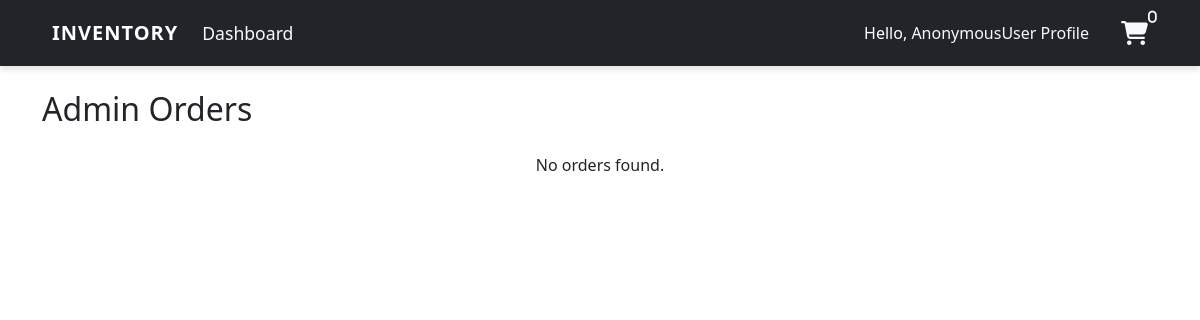
/order/, run on an earlier commit of the app's database.
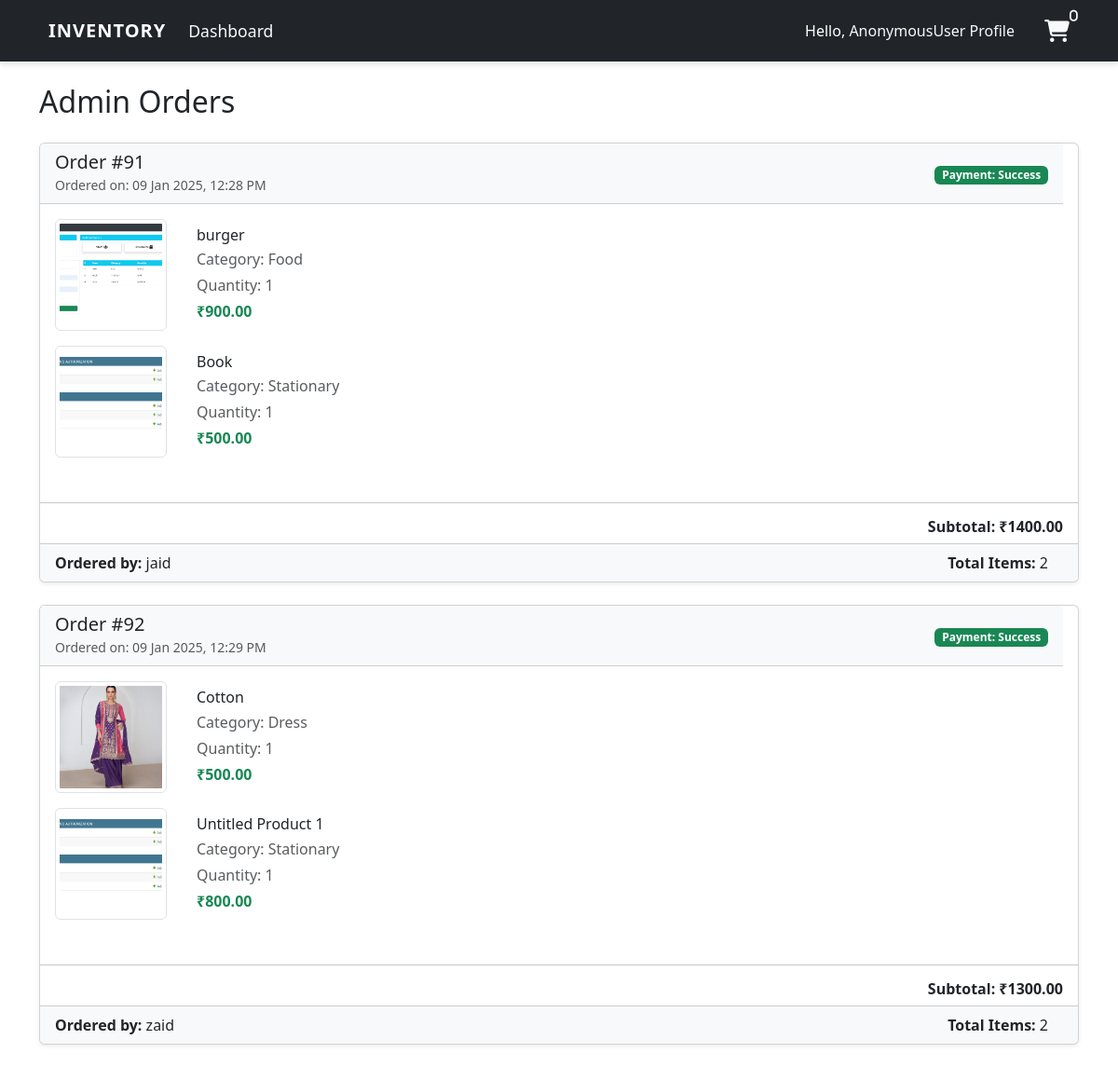
And on a later commit of the database.
### user/models.py (models this page shows, shortened)
class Order(models.Model):
    product = models.ForeignKey(Product, on_delete=models.CASCADE , null=True )
    shipping_address = models.ForeignKey('ShippingAddress', on_delete=models.SET_NULL, null=True, blank=True , related_name='shipping_addresses')
    staff = models.ForeignKey(User, on_delete=models.CASCADE, null=True)
    order_quantity = models.PositiveIntegerField(null=True)
    date = models.DateTimeField(auto_now_add=True)
    payment_status = models.CharField(
        max_length=20, choices=[('success', 'Success'), ('failed', 'Failed')],
        default='failed'
    )

class OrderItem(models.Model):
    product = models.ForeignKey(Product, on_delete=models.CASCADE)
    date = models.DateTimeField(auto_now_add=True)
    quantity = models.PositiveIntegerField(default=1)
    order = models.ForeignKey(Order, on_delete=models.CASCADE)

class Product(models.Model):
    name = models.CharField(max_length=100, blank=True , default='Untitled Product')
    category = models.CharField(max_length=20, choices=CATEGORY, blank=True ,default='Stationary')
    quantity = models.PositiveIntegerField()
    price = models.DecimalField(max_digits=10, decimal_places=2, default=0.00)
    description = models.TextField(blank=True, null=True)
    image = models.ImageField(upload_to='product_images/', blank=True, null=True)

### user/views.py (the view)
# urls.py: path('order/' , views.order , name='order'),
def order(request):
    items = Product.objects.filter(quantity__lt=50)
    Lowstock_count =items.count()
    order_count = Order.objects.count()
    orders = Order.objects.filter(payment_status='success')
    workers = User.objects.all()
    worker = workers.count()
    product_count = Product.objects.count()
    orders_with_subtotals = []
    for order in orders:
        subtotal = sum(
            item.product.price * item.quantity for item in order.orderitem_set.all()
        )
        orders_with_subtotals.append({
            'order': order,
            'subtotal': subtotal,
        })
    context = {
        'orders_with_subtotals': orders_with_subtotals,
        'Lowstock_count':Lowstock_count ,
        'order_count' : order_count,
        'orders': orders,
        'worker':worker,
        'product_count':product_count
    }
    return render(request , 'dashboard/order.html' , context)

### templates/dashboard/order.html (shortened to what this page needs)
{% extends 'partials/base.html' %}
{% block content %}
<div class="container my-4">
  <h2 class="mb-4">Admin Orders</h2>
  {% if orders_with_subtotals %}
    {% for order_data in orders_with_subtotals %}
    <div class="card mb-4 shadow-sm">
      <div class="card-header bg-light d-flex justify-content-between align-items-center">
        <div>
          <h5 class="mb-0">Order #{{ order_data.order.id }}</h5>
          <small class="text-muted">Ordered on: {{ order_data.order.date|date:"d M Y, h:i A" }}</small>
        </div>
        <div>
          <span class="badge bg-success text-white">Payment: {{ order_data.order.payment_status|capfirst }}</span>
        </div>
      </div>
      <div class="card-body">
        {% for item in order_data.order.orderitem_set.all %}
        <div class="d-flex mb-3">
          <div class="me-3">
            <img src="{{ item.product.image.url }}" alt="{{ item.product.name }}" class="img-thumbnail" style="width: 120px; height: 120px; object-fit: cover;">
          </div>
          <div class="flex-grow-1">
            <h6 class="mb-1">{{ item.product.name }}</h6>
            <p class="mb-1 text-muted">Category: {{ item.product.category }}</p>
            <p class="mb-1 text-muted">Quantity: {{ item.quantity }}</p>
            <p class="mb-0 fw-bold text-success">₹{{ item.product.price }}</p>
          </div>
        </div>
        {% endfor %}
      </div>
      <hr>
      <div class="d-flex justify-content-end">
        <h6 class="fw-bold">Subtotal: ₹{{ order_data.subtotal }}</h6>
      </div>
      <div class="card-footer bg-light">
        <div class="d-flex justify-content-between align-items-center">
          <div>
            <p class="mb-0"><strong>Ordered by:</strong> {{ order_data.order.staff.username }}</p>
          </div>
          <div>
            <strong>Total Items:</strong> {{ order_data.order.orderitem_set.count }}
          </div>
        </div>
      </div>
    </div>
    {% endfor %}
  {% else %}
    <p class="text-center">No orders found.</p>
  {% endif %}
</div>
{% endblock %}

What changed in the data, as far as the page shows it:
added Order: order.id "91", order "09 Jan 2025, 12:28 PM", order.payment_status "Success", subtotal "1400.00", order.staff.username "jaid", order.orderitem_set.count "2"
added OrderItem: product.image (picture), product.name "burger", product.category "Food", quantity "1", product.price "900.00", shown under "91"
added OrderItem: product.image (picture), product.name "Book", product.category "Stationary", quantity "1", product.price "500.00", shown under "91"
added Order: order.id "92", order "09 Jan 2025, 12:29 PM", order.payment_status "Success", subtotal "1300.00", order.staff.username "zaid", order.orderitem_set.count "2"
added OrderItem: product.image (picture), product.name "Cotton", product.category "Dress", quantity "1", product.price "500.00", shown under "92"
added OrderItem: product.image (picture), product.name "Untitled Product 1", product.category "Stationary", quantity "1", product.price "800.00", shown under "92"
Also different on the page:
text no longer shown: "No orders found."
